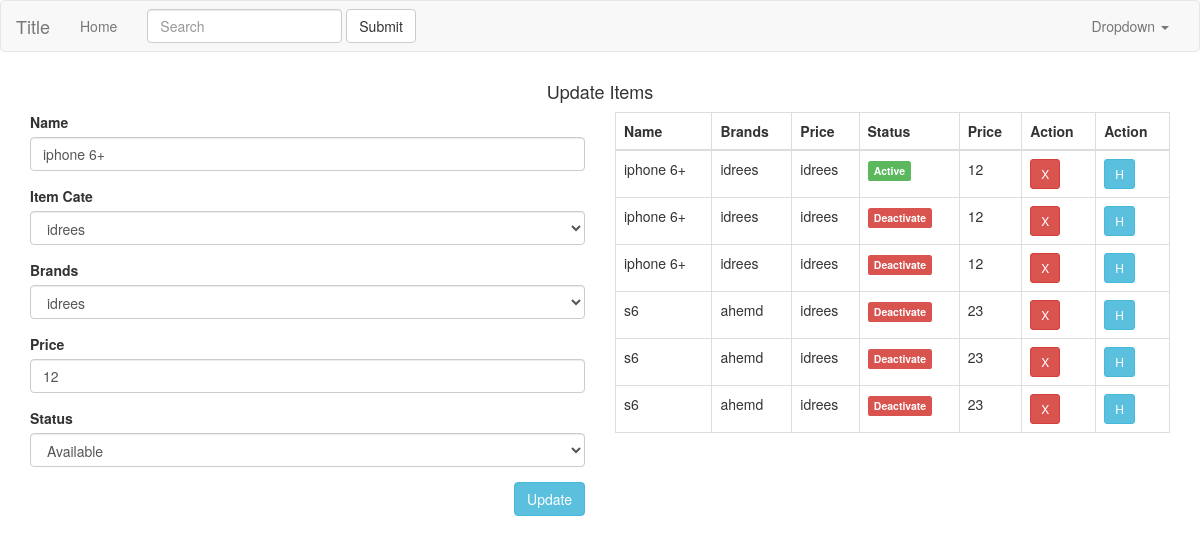
/contributor/index.php?nav=item&edit_item_id=7 (signed in), run on the app's committed database.
### tables this page shows
CREATE TABLE `items` (
  `item_id` int(11) NOT NULL,
  `item_name` varchar(255) NOT NULL,
  `cate_id` varchar(255) NOT NULL,
  `brand_id` varchar(255) NOT NULL,
  `item_price` varchar(255) NOT NULL,
  `item_pic` text NOT NULL DEFAULT 'default.png',
  `item_sts` varchar(255) NOT NULL,
  `item_timestamp` int(11) NOT NULL DEFAULT current_timestamp()
);

CREATE TABLE `categorys` (
  `cate_id` int(11) NOT NULL,
  `cate_name` varchar(255) NOT NULL,
  `cate_sts` varchar(255) NOT NULL,
  `cate_timestamp` int(11) NOT NULL DEFAULT current_timestamp()
);

CREATE TABLE `brands` (
  `brand_id` int(11) NOT NULL,
  `brand_name` varchar(255) NOT NULL,
  `brand_sts` varchar(255) NOT NULL,
  `brand_timestamp` int(11) NOT NULL DEFAULT current_timestamp()
);

### contributor/pages/item.php (the view, shortened to what this page needs)
<?php if(!empty($_REQUEST['edit_item_id'])){?>
<?php $edit_item_id = $_REQUEST['edit_item_id'];
 $query=mysqli_query($dbc,"SELECT * FROM items WHERE item_id = '$edit_item_id'");
 $item=mysqli_fetch_assoc($query);
 ?>
<div class="row">
  <h4 class="text-center">Update Items</h4>
  <div class="col-sm-6">
   <form action="" method="POST">
    <div class="form-group">
      <label for="" class="control-label">Name</label>
      <input type="text" name="item_name" class="form-control" value="<?=$item['item_name']?>">
      </div>
    <div class="form-group">
      <label for="" class="control-label">Item Cate</label>
      <select name="cate_id" id="" class="form-control" value="<?=$item['cate_id']?>">
        <?php $fetchcate =mysqli_query($dbc,"SELECT * FROM categorys");
        while($rowcate = mysqli_fetch_assoc($fetchcate)):?>
        <option <?php if(@$item['cate_id'] == $rowcate['cate_id']) {?> <?php echo "selected";?> <?php }?> value="<?=$rowcate['cate_id']?>"><?=$rowcate['cate_name']?></option>
        <?php endwhile; ?>
      </select>
    </div>
    <div class="form-group">
      <label for="" class="control-label">Brands</label>
      <select name="brand_id" id="" class="form-control" value="<?=$item['brand_id']?>">
        <?php $fetchbrand =mysqli_query($dbc,"SELECT * FROM brands");
        while($rowbrand = mysqli_fetch_assoc($fetchbrand)):?>
        <option <?php if(@$item['brand_id'] == $rowbrand['brand_id']) {?> <?php echo "selected";?> <?php }?> value="<?=$rowbrand['brand_id']?>"><?=$rowbrand['brand_name']?></option>
        <?php endwhile; ?>
      </select>
      </div>
      <div class="form-group">
        <label for="" class="control-label">Price</label>
        <input type="text" class="form-control" name="item_price" value="<?=$item['item_price']?>">
      </div>
      <div class="form-group">
        <label for="" class="control-label">Status</label>
          <select name="item_sts" id="" class="form-control">
          <option <?php if(@$item['item_sts'] == 1) {?> <?php echo "selected";?> <?php }?> value="1">Available</option>
        </select>
      </div>
    <input type="submit" name="update_item" value="Update" class="btn btn-info pull-right">
  </div>
  <div class="col-sm-6">
   <table class="table table-bordered">
    <thead>
    <tr>
       <th>Name</th>
       <th>Brands</th>
       <th>Price</th>
       <th>Status</th>
       <th>Price</th>
       <th>Action</th>
       <th>Action</th>
    </tr>
     </thead>
    <tbody>
        <?php $query1 = mysqli_query($dbc,"SELECT * FROM items");
        while($row3=mysqli_fetch_assoc($query1)): ?>
        <tr>
         <td><?=$row3['item_name']?></td>
         <td><?=fetchRecord($dbc,"categorys","cate_id",$row3['cate_id'])['cate_name'];?></td>
         <td><?=fetchRecord($dbc,"brands","brand_id",$row3['brand_id'])['brand_name'];?></td>
         <td><?=getStatus($row3['item_sts']);?></td>
         <td><?=$row3['item_price']?></td>
         <td><a class="btn btn-danger btn-sm" href="index.php?nav=item&del_item_id=<?=$row3['item_id']?>">X</a></td>
         <td><a href="index.php?nav=item&edit_item_id=<?=$row3['item_id']?>" class="btn btn-info btn-sm">H</a>
         </td>
        </tr>
       <?php endwhile;?>
       </tbody>
    </table>
  </div>
</div>
<?php }?>

### connect/db.php (shortened to what this page needs)
<?php
function fetchRecord($dbc,$table,$fld,$data){
return  mysqli_fetch_assoc(mysqli_query($dbc,"SELECT * FROM $table WHERE $fld='$data'"));
}
 ?>
<?php
  function getStatus($sts){
    switch ($sts) {
      case '0':
      return '<label class="label label-danger">Deactivate</label>';
        break;
      case '1':
      return '<label class="label label-success">Active</label>';
        break;
    }
  }
 ?>

### data on the page
items: item_name "iphone 6+", cate_id "idrees", brand_id "idrees", item_price "12", item_sts "Available", cate.cate_name "idrees", brand.brand_name "idrees", shows "Active"
items: item_name "iphone 6+", cate.cate_name "idrees", brand.brand_name "idrees", item_sts "Deactivate", item_price "12"
items: item_name "iphone 6+", cate.cate_name "idrees", brand.brand_name "idrees", item_sts "Deactivate", item_price "12"
items: item_name "s6", cate.cate_name "ahemd", brand.brand_name "idrees", item_sts "Deactivate", item_price "23"
items: item_name "s6", cate.cate_name "ahemd", brand.brand_name "idrees", item_sts "Deactivate", item_price "23"
items: item_name "s6", cate.cate_name "ahemd", brand.brand_name "idrees", item_sts "Deactivate", item_price "23"

### other printed values
$value "Home"
